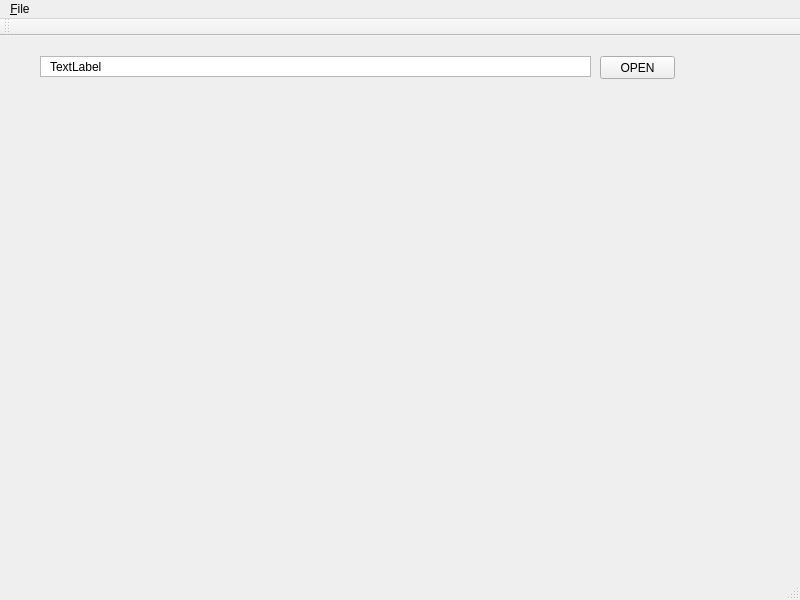
<?xml version="1.0" encoding="UTF-8"?>
<ui version="4.0">
 <class>Main</class>
 <widget class="QMainWindow" name="Main">
  <property name="geometry">
   <rect>
    <x>0</x>
    <y>0</y>
    <width>800</width>
    <height>600</height>
   </rect>
  </property>
  <property name="windowTitle">
   <string>MainWindow</string>
  </property>
  <widget class="QWidget" name="centralwidget">
   <widget class="QListView" name="listView">
    <property name="geometry">
     <rect>
      <x>40</x>
      <y>20</y>
      <width>551</width>
      <height>21</height>
     </rect>
    </property>
   </widget>
   <widget class="QPushButton" name="pushButton">
    <property name="geometry">
     <rect>
      <x>600</x>
      <y>20</y>
      <width>75</width>
      <height>23</height>
     </rect>
    </property>
    <property name="text">
     <string>OPEN</string>
    </property>
   </widget>
   <widget class="QWidget" name="verticalLayoutWidget">
    <property name="geometry">
     <rect>
      <x>20</x>
      <y>50</y>
      <width>701</width>
      <height>51</height>
     </rect>
    </property>
    <layout class="QVBoxLayout" name="verticalLayout"/>
   </widget>
   <widget class="QLabel" name="label">
    <property name="geometry">
     <rect>
      <x>50</x>
      <y>20</y>
      <width>531</width>
      <height>21</height>
     </rect>
    </property>
    <property name="text">
     <string>TextLabel</string>
    </property>
   </widget>
  </widget>
  <widget class="QMenuBar" name="menubar">
   <property name="geometry">
    <rect>
     <x>0</x>
     <y>0</y>
     <width>800</width>
     <height>21</height>
    </rect>
   </property>
   <widget class="QMenu" name="menu_File">
    <property name="title">
     <string>&amp;File</string>
    </property>
    <addaction name="action_Open"/>
   </widget>
   <addaction name="menu_File"/>
  </widget>
  <widget class="QStatusBar" name="statusbar"/>
  <widget class="QToolBar" name="toolBar">
   <property name="windowTitle">
    <string>toolBar</string>
   </property>
   <attribute name="toolBarArea">
    <enum>TopToolBarArea</enum>
   </attribute>
   <attribute name="toolBarBreak">
    <bool>false</bool>
   </attribute>
  </widget>
  <action name="action_Open">
   <property name="text">
    <string>&amp;Open</string>
   </property>
  </action>
 </widget>
 <tabstops>
  <tabstop>listView</tabstop>
  <tabstop>pushButton</tabstop>
 </tabstops>
 <resources/>
 <connections>
  <connection>
   <sender>pushButton</sender>
   <signal>clicked()</signal>
   <receiver>Main</receiver>
   <slot>open_file()</slot>
   <hints>
    <hint type="sourcelabel">
     <x>645</x>
     <y>72</y>
    </hint>
    <hint type="destinationlabel">
     <x>649</x>
     <y>118</y>
    </hint>
   </hints>
  </connection>
 </connections>
 <slots>
  <slot>open_file()</slot>
 </slots>
</ui>
